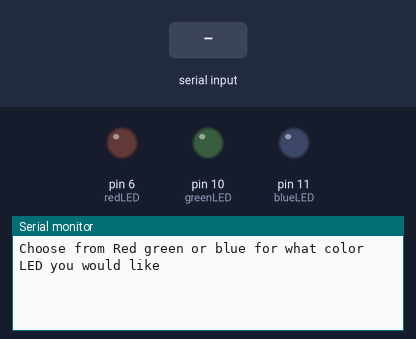
Bench run of a sketch on a simulated Arduino Uno, built with avr-gcc and run on an emulated ATmega328P. Shown: output pins drawn as LEDs (lit = HIGH), the last lines printed to the serial monitor. The inputs (shaded band) are chosen by the test bench.

Above: at 1.2 s.
1.3 s: "off" received over Serial
At 3.3 s:
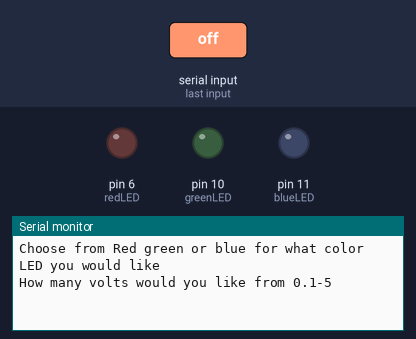
3.8 s: "OFF" received over Serial
At 4.87 s:
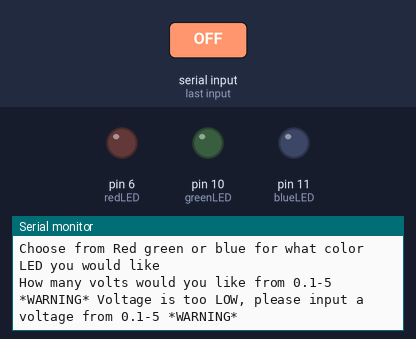
6.3 s: "90,45,200\n" received over Serial
At 6.37 s:
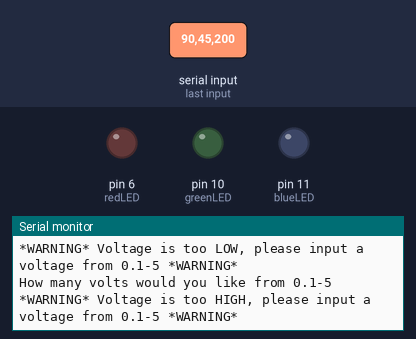

Measured:
- after the input at 1.3 s, the serial monitor: prints a new line after 1.0 s (image 1)
- after the input at 3.8 s, the serial monitor: prints a new line after 1.0 s (image 2)
- after the input at 6.3 s, the serial monitor: prints a new line at once (image 3)

The sketch:

LEDserialMonitorRead.ino
```cpp
String LEDchoice;
String msg1 = "Choose from Red green or blue for what color LED you would like ";
String msg2= "How many volts would you like from 0.1-5";
String warningMsg1 = "*WARNING* Please choose red, green or blue *WARNING*";
String warningMsg2 = "*WARNING* Voltage is too LOW, please input a voltage from 0.1-5 *WARNING*";
String warningMsg3 = "*WARNING* Voltage is too HIGH, please input a voltage from 0.1-5 *WARNING*";
int redLED = 6;
int greenLED = 10;
int blueLED = 11;
//This is user brightness:
float brightness;
//This is analog voltage:
float voltage;

void setup() {
Serial.begin (9600);
pinMode (redLED, OUTPUT);
pinMode (greenLED, OUTPUT);
pinMode (blueLED, OUTPUT);
}

void loop() {
  //Asking for LED
Serial.println (msg1);

while (Serial.available()==0){

}
LEDchoice = Serial.readString();

//LED Warning

while (LEDchoice != "red" && LEDchoice != "Red" && LEDchoice != "RED" && LEDchoice != "green" && LEDchoice != "Green" && LEDchoice != "GREEN" && LEDchoice != "blue" && LEDchoice != "Blue" && LEDchoice != "BLUE" && LEDchoice != "off" && LEDchoice != "OFF" && LEDchoice != "Off"){
  Serial.println (warningMsg1);
  Serial.println (msg1);

while (Serial.available()==0){

}
LEDchoice = Serial.readString();
}

//OFF Command

if (LEDchoice == "off" || LEDchoice == "OFF" || LEDchoice == "Off"){
  voltage = 0;
}

//Asking for brightness
Serial.println (msg2);

while (Serial.available()==0){

}
brightness = Serial.parseFloat();

voltage = (255./51. * brightness);
//Brightness warning

while (brightness<0.1){
  Serial.println (warningMsg2);
  Serial.println (msg2);

while (Serial.available()==0){

}
brightness = Serial.parseFloat();

voltage = (255./51. * brightness);
}

while (brightness>5){
  Serial.println (warningMsg3);
  Serial.println (msg2);

while (Serial.available()==0){

}
brightness = Serial.parseFloat();

voltage = (255./51. * brightness);
}

//Turning on LED

if (LEDchoice == "red" || LEDchoice == "Red" || LEDchoice == "RED"){
  analogWrite (redLED, voltage);}
  else {
  digitalWrite (redLED, LOW);
}

if (LEDchoice == "green" || LEDchoice == "Green" || LEDchoice == "GREEN"){
  analogWrite (greenLED, voltage);}
  else {
  digitalWrite (greenLED, LOW);
}

if (LEDchoice == "blue" || LEDchoice == "Blue" || LEDchoice == "BLUE"){
  analogWrite (blueLED, voltage);}
  else {
  digitalWrite (blueLED, LOW);
}

}
```
